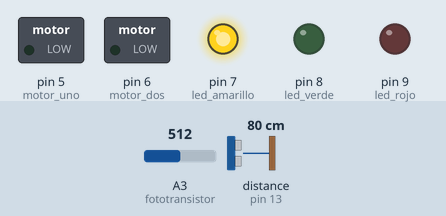
Simulated run of this sketch. Board: Arduino Uno, built with avr-gcc and run on an emulated ATmega328P. Parts: switched loads named in the sketch (green lamp = pin HIGH), output pins drawn as LEDs (lit = HIGH). Inputs (shaded band) come from the test bench; at power-on: distance to the obstacle (sensor on pin 13) 80 cm, A3 (fototransistor) = 512. The echo pulse lasts 58.3 µs per cm.

Above: at 1.3 s.
1.4 s: distance to the obstacle (sensor on pin 13) set to 11 cm
3.2 s: distance to the obstacle (sensor on pin 13) set to 8 cm
At 4.4 s:
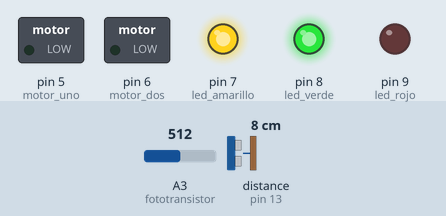
5.5 s: A3 (fototransistor) set to 24
7.2 s: A3 (fototransistor) set to 19
At 8.8 s:
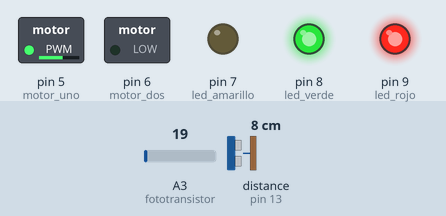
10.2 s: distance to the obstacle (sensor on pin 13) set to 18 cm
At 11.4 s:
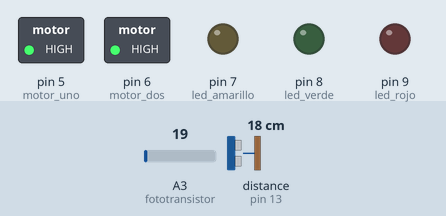
12.5 s: A3 (fototransistor) set to 122
At 14.4 s:
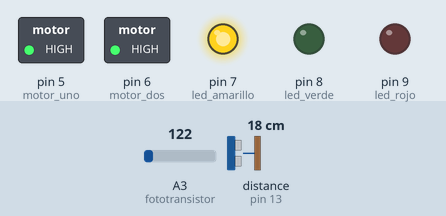
Timing chart, 0 to 15.5 s (numbered marks = the images above; inputs shaded):
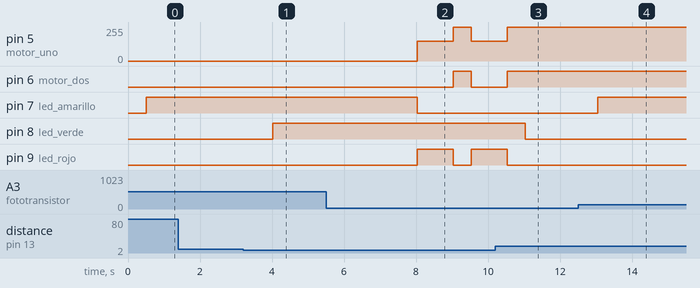

The sketch:

dispensador_papel.ino
```cpp
//La Biblioteca NewPing nos permite configurar y utilizar
//el sensor ultrasónico
#include <NewPing.h>

//Sensores
const int fototransistor = A3; //Pin analógico del Arduino
const int trigger = 12;
const int echo = 13;
NewPing sonar(trigger, echo); //Sensor ultrasónico
//Actuadores
const int motor_uno = 5;
const int motor_dos = 6;
//Banderas
const int led_amarillo = 7; //Indica si hay papel en la bandeja
const int led_verde = 8; //Indica si hay solicitud de papel
const int led_rojo = 9; //Indica si el motor está activo

void setup() {
  //==Declaración de entradas y salidas==
  //Sensores
  pinMode(fototransistor,INPUT);
  //Actuadores
  pinMode(motor_uno,OUTPUT);
  pinMode(motor_dos,OUTPUT);
  //Banderas
  pinMode(led_amarillo,OUTPUT);
  pinMode(led_verde,OUTPUT);
  pinMode(led_rojo,OUTPUT);
  //=====================================
}

void loop() {

  //=======Lecturas de los sensores======
  int obstruccion = analogRead(fototransistor);
  int distancia = sonar.ping_cm();
  delay(500);
  //=====================================

  //=========Lógica del programa=========
  if(distancia < 10 & distancia != 0){ // Pregunta por la solicitud de papel
    digitalWrite(led_verde,HIGH); // Hay solicitud de papel
  }else{
    digitalWrite(led_verde,LOW); // No hay solicitud de papel
  }

  if(obstruccion < 22){ // Pregunta por papel en la bandeja
    digitalWrite(led_amarillo,LOW); //No hay papel en la bandeja
    if(distancia < 10  & distancia != 0){ // Pregunta por la solicitud de papel
      // Hay solicitud de papel
      encender_motor();
      delay(1000);
      apagar_motor();
    }
  } else {
    digitalWrite(led_amarillo,HIGH); // Hay papel en la bandeja
  }
   //=====================================

}

//=========Funciones auxiliares=========
void encender_motor(){
  digitalWrite(led_rojo, HIGH); // Bandera de motor encendido
  analogWrite(motor_uno, 150); // Salida de pwm para regular
  //velocidad del motor
  digitalWrite(motor_dos, LOW);
}

void apagar_motor(){
   digitalWrite(led_rojo, LOW); // Bandera de motor apagado
   digitalWrite(motor_uno, HIGH);
   digitalWrite(motor_dos, HIGH);
}
//=====================================
```

Measured:
- the behaviour switches between 10 and 9 cm on distance to the obstacle (sensor on pin 13) (found by bisection; images 0 and 1)
- the behaviour switches between 22 and 21 on A3 (fototransistor) (found by bisection; images 1 and 2)
- after the input at 1.4 s, every drawn part: stays the same
- after the input at 3.2 s, pin 8 (led_verde): LOW → HIGH after 0.82 s
- after the input at 5.5 s, every drawn part: stays the same
- after the input at 7.2 s, pin 5 (motor_uno): 0/255 → 150/255 after 0.83 s, → 255/255 1.0 s later, → 150/255 0.50 s later; pin 6 (motor_dos): LOW → HIGH after 1.8 s, → LOW 0.50 s later; pin 7 (led_amarillo): HIGH → LOW after 0.83 s; pin 9 (led_rojo): LOW → HIGH after 0.83 s, → LOW 1.0 s later, → HIGH 0.50 s later
- after the input at 10.2 s, pin 5 (motor_uno): goes on until 10.5 s, then stays 255/255; pin 6 (motor_dos): goes on until 10.5 s, then stays HIGH; pin 8 (led_verde): HIGH → LOW after 0.84 s; pin 9 (led_rojo): goes on until 10.5 s, then stays LOW
- after the input at 12.5 s, pin 7 (led_amarillo): LOW → HIGH after 0.54 s
